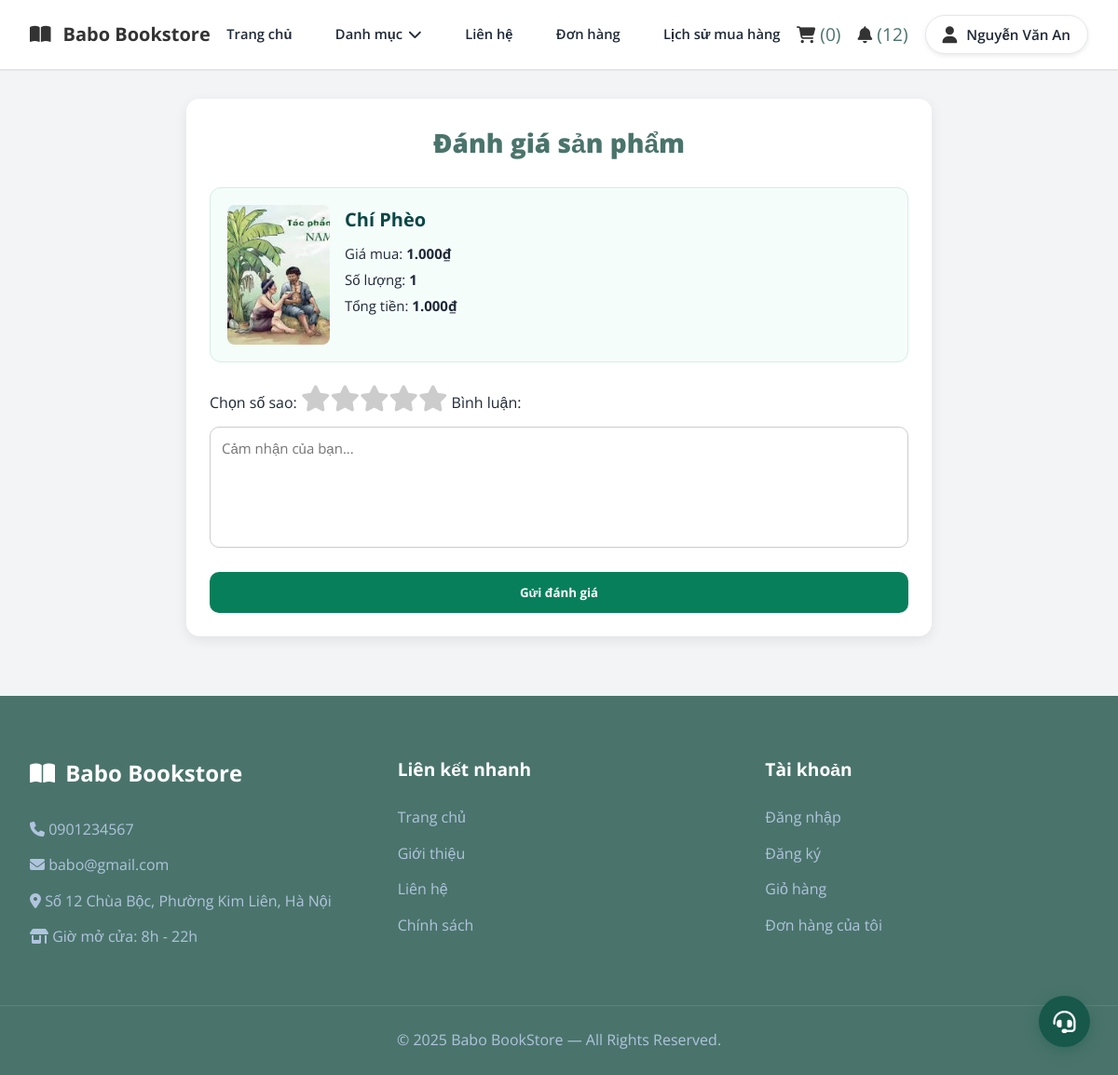
The app's page /review.php?book_id=8&order_id=38 (signed in) with its own data.
### tables this page shows
CREATE TABLE `users` (
  `user_id` int(11) NOT NULL,
  `full_name` varchar(100) NOT NULL,
  `email` varchar(150) NOT NULL,
  `password` varchar(255) NOT NULL,
  `phone` varchar(20) NOT NULL,
  `gender` enum('Nữ','Nam','Khác','') NOT NULL,
  `dob` date NOT NULL,
  `role` enum('customer','admin','','') NOT NULL,
  `created_at` datetime NOT NULL DEFAULT current_timestamp(),
  `status` enum('active','banned','','') NOT NULL,
  `reset_token` varchar(64) DEFAULT NULL,
  `token_expiry` datetime DEFAULT NULL,
  `login_attempts` int(11) DEFAULT 0,
  `last_attempt` datetime DEFAULT NULL
);

CREATE TABLE `order_items` (
  `id` int(11) NOT NULL,
  `order_id` int(11) NOT NULL,
  `book_id` int(11) NOT NULL,
  `quantity` int(11) NOT NULL,
  `price_at_order` decimal(10,2) NOT NULL
);

CREATE TABLE `books` (
  `book_id` int(11) NOT NULL,
  `title` varchar(255) NOT NULL,
  `slug` varchar(255) DEFAULT NULL,
  `description` text NOT NULL,
  `publish_year` year(4) NOT NULL,
  `pages` int(11) NOT NULL,
  `weight` int(11) NOT NULL,
  `cover_type` enum('hard','soft','','') NOT NULL,
  `price` decimal(10,2) NOT NULL,
  `discounted_price` decimal(10,2) NOT NULL,
  `stock_quantity` int(11) NOT NULL,
  `category_id` int(11) NOT NULL,
  `publisher_id` int(11) NOT NULL,
  `created_at` datetime NOT NULL DEFAULT current_timestamp(),
  `updated_at` datetime NOT NULL DEFAULT current_timestamp() ON UPDATE current_timestamp(),
  `status` enum('active','hidden','','') NOT NULL
);

### review.php (the view, shortened to what this page needs)
<?php
include 'connect.php';
$user_id = $_SESSION['user_id'];
$book_id = intval($_GET['book_id']);
$order_id = intval($_GET['order_id']);
$sql = "
    SELECT
        b.title,
        oi.price_at_order,
        oi.quantity,
        (oi.price_at_order * oi.quantity) AS subtotal,
        (SELECT url FROM images WHERE book_id = b.book_id LIMIT 1) AS book_image
    FROM order_items oi
    JOIN books b ON oi.book_id = b.book_id
    JOIN orders o ON o.order_id = oi.order_id
    WHERE oi.book_id = $book_id
      AND oi.order_id = $order_id
      AND o.user_id = $user_id
    LIMIT 1
";
$detail = mysqli_query($ocon, $sql);
$item = mysqli_fetch_assoc($detail);
$img = $item['book_image'] ?: "img/placeholder-book.png";
?>
<!DOCTYPE html>
<html lang="vi">
<head>
    <link rel="stylesheet" href="css/review.css">
    <link rel="stylesheet" href="css/style.css">
    <link rel="stylesheet"
          href="https://cdnjs.cloudflare.com/ajax/libs/font-awesome/6.4.0/css/all.min.css">
</head>
<body>
<?php include "header.php"; ?>
<div class="review_container">
    <h2>Đánh giá sản phẩm</h2>
    <div class="review_item_box">
        <img src="<?= $img ?>" class="review_img">
        <div class="review_info">
            <div class="review_title"><?= htmlspecialchars($item['title']) ?></div>
            <p>Giá mua: <strong><?= number_format($item['price_at_order'], 0, ',', '.') ?>₫</strong></p>
            <p>Số lượng: <strong><?= $item['quantity'] ?></strong></p>
            <p>Tổng tiền:
                <strong class="review_subtotal">
                    <?= number_format($item['subtotal'], 0, ',', '.') ?>₫
                </strong>
            </p>
        </div>
    </div>
    <form action="submit_review.php" method="POST" class="review_form">
        <label>Chọn số sao:</label>
        <div class="star_rating">
            <label for="star5" class="fa fa-star"></label>
            <label for="star4" class="fa fa-star"></label>
            <label for="star3" class="fa fa-star"></label>
            <label for="star2" class="fa fa-star"></label>
            <label for="star1" class="fa fa-star"></label>
        </div>
        <label>Bình luận:</label>
        <textarea name="comment" class="review_textarea" placeholder="Cảm nhận của bạn..." required></textarea>
        <button type="submit" class="submit_review_btn">Gửi đánh giá</button>
    </form>
</div>
<?php include "footer.php"; ?>
</body>
</html>

### header.php (shortened to what this page needs)
<?php
include 'connect.php';
$unread_notif = 0;
$cart_id = 0;
$user_name = "";
if (isset($_SESSION['user_id'])) {
    $user_id = $_SESSION['user_id'];
    $user_query = mysqli_query($ocon, "SELECT full_name, role FROM users WHERE user_id = '$user_id'");
    if ($user = mysqli_fetch_assoc($user_query)) {
        $user_name = $user['full_name'];
    }
$unread_notif = 0;
if (!empty($_SESSION['user_id'])) {
    $user_id = intval($_SESSION['user_id']);
    $q = mysqli_query($ocon,
        "SELECT COUNT(*) AS total
         FROM notifications_customer
         WHERE user_id=$user_id AND is_read=0"
    );
    $unread_notif = ($q && $row = mysqli_fetch_assoc($q)) ? $row['total'] : 0;
}
    $cart_query = mysqli_query($ocon, "SELECT cart_id FROM carts WHERE user_id = '$user_id'");
    if (mysqli_num_rows($cart_query) > 0) {
        $cart = mysqli_fetch_assoc($cart_query);
        $cart_id = $cart['cart_id'];
    } else {
        mysqli_query($ocon, "INSERT INTO carts(user_id) VALUES('$user_id')");
        $cart_id = mysqli_insert_id($ocon);
    }
}
$total_cart_items = 0;
if ($cart_id > 0) {
    $count_cart_items = mysqli_query($ocon, "SELECT * FROM cart_items WHERE cart_id = '$cart_id'");
    $total_cart_items = mysqli_num_rows($count_cart_items);
}
?>
<link rel="stylesheet" href="CSS/header.css">
<header class="user_header">
    <div class="header_1">
        <div class="user_flex">
            <a href="index.php" class="book_logo">
                <i class="fas fa-book-open"></i> Babo Bookstore
            </a>
            <nav class="navbar">
                <a href="index.php">Trang chủ</a>
                <div class="category_menu">
    <a href="javascript:void(0)" class="category_btn">Danh mục <i class="fas fa-chevron-down"></i></a>
</div>
                <a href="contact.php">Liên hệ</a>
                <a href="order.php">Đơn hàng</a>
                <a href="purchase_history.php">Lịch sử mua hàng</a>
            </nav>
            <div class="icons">
                <a href="cart.php">
                    <i class="fas fa-shopping-cart"></i>
                    <span>(<?php echo $total_cart_items; ?>)</span>
                </a>
                <a href="notification_customer.php" class="notif_icon">
                    <i class="fas fa-bell"></i>
                    <?php if ($unread_notif > 0): ?>
                        (<span class="notif_count"><?= $unread_notif ?></span>)
                    <?php endif; ?>
                </a>
                <div class="user-menu">
                    <div id="user-btn" class="user_box">
    <i class="fas fa-user"></i>
    <span><?= $user_name ?: "Tài khoản" ?></span>
</div>
                </div>
            </div>
        </div>
    </div>
</header>

### CSS/review.css (style rules this page uses)
.review_container { max-width: 800px; margin: 30px auto; background: #fff; padding: 25px; border-radius: 14px; box-shadow: 0 4px 14px rgba(0,0,0,0.08); }
.review_container h2 { text-align: center; font-size: 28px; font-weight: 800; margin-bottom: 25px; color: #4a746b; }
.review_item_box { display: flex; gap: 16px; padding: 18px; background: #f5fdfb; border: 1px solid #d3eee4; border-radius: 12px; margin-bottom: 25px; }
.review_img { width: 110px; height: 150px; object-fit: cover; border-radius: 8px; }
.review_info p { margin: 4px 0; font-size: 15px; }
.review_title { font-size: 20px; font-weight: 700; color: #0b4644; margin-bottom: 8px; }
.star_rating { direction: rtl; display: inline-flex; font-size: 28px; cursor: pointer; margin-bottom: 10px; }
.star_rating label { color: #ccc; transition: 0.2s; }
.review_textarea { width: 100%; height: 130px; padding: 12px; margin-top: 6px; border-radius: 10px; border: 1px solid #ccc; resize: none; font-size: 15px; }
.submit_review_btn { margin-top: 18px; width: 100%; padding: 13px; background: #087f5b; color: white; border: none; border-radius: 10px; font-weight: 700; cursor: pointer; transition: 0.25s; }

### CSS/style.css (style rules this page uses)
:root { --primary-color: #4a746b; --accent-color: #0b4644; --light-blue: #EFF6FF; --orange: #F59E0B; --text-color: #1F2937; --light-text: #4B5563; --white: #ffffff; --border-radius: 12px; --shadow: 0 10px 15px -3px rgba(0, 0, 0, 0.1), 0 4px 6px -2px rgba(0, 0, 0, 0.05); --transition: all 0.3s ease; }
* { margin: 0; padding: 0; box-sizing: border-box; font-family: 'Open Sans', sans-serif; text-decoration: none; list-style: none; border: none; outline: none; }
body { background-color: #f3f4f6; color: var(--text-color); line-height: 1.6; }
.user_header .header_1 { background-color: var(--white); border-bottom: 1px solid #e2e8f0; }
.user_flex { max-width: 1200px; margin: 0 auto; padding: 1rem 2rem; display: flex; align-items: center; justify-content: space-between; }
.book_logo { font-size: 1.5rem; font-weight: 700; color: var(--primary-color); display: flex; align-items: center; gap: 0.5rem; }
.user_flex .navbar { display: flex; gap: 2rem; }
.user_flex .navbar a { font-size: 1rem; color: var(--text-color); font-weight: 500; transition: var(--transition); }
.icons { display: flex; gap: 1.2rem; }
.icons a { font-size: 1.2rem; color: var(--primary-color); transition: var(--transition); }
.user_box { display: flex; align-items: center; gap: 10px; padding: 8px 18px; background: var(--white); border: 1px solid #e5e7eb; border-radius: 50px; box-shadow: 0 2px 5px rgba(0,0,0,0.08); transition: var(--transition); cursor: pointer; }
.user_box i { font-size: 1.3rem; color: var(--primary-color); }
.user_box span { font-size: 0.95rem; font-weight: 600; color: var(--text-color); white-space: nowrap; }
.user_flex .navbar { display: flex; align-items: center; gap: 1.4rem; }
.user_flex .navbar a { font-size: 0.92rem; font-weight: 600; color: var(--text-color); white-space: nowrap; transition: var(--transition); }
.category_menu .category_btn { font-size: 0.92rem !important; font-weight: 600; white-space: nowrap; }

### CSS/header.css (style rules this page uses)
.user_header { width: 100%; background: #fff; border-bottom: 1px solid #e6e6e6; }
.book_logo { font-size: 20px; color: #333; font-weight: bold; text-decoration: none; }
.book_logo i { margin-right: 5px; }
.navbar a { margin: 0 12px; text-decoration: none; color: #333; font-size: 15px; transition: 0.25s; }
.icons { display: flex; align-items: center; gap: 18px; }
.icons i { font-size: 18px; cursor: pointer; color: #333; transition: 0.25s; }
.user-menu { position: relative; display: inline-block; font-family: "Poppins", sans-serif; }
.category_menu { position: relative; }
.category_btn { cursor: pointer; display: flex; align-items: center; gap: 6px; }
.category_menu::after { content: ""; position: absolute; left: 0; top: 100%; width: 100%; height: 15px; }

### records on screen
users: full_name "Nguyễn Văn An"
order_items: book.title "Chí Phèo", price_at_order "1.000", quantity "1"

### other values on screen
$total_cart_items "0"
$unread_notif "12"
$item['subtotal'] "1.000"
